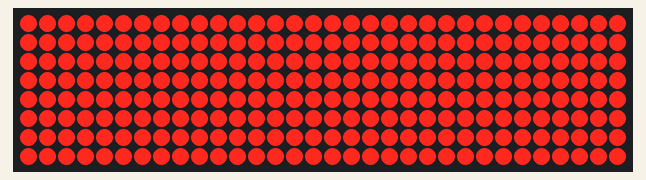
Recording of a sketch running on a simulated Arduino Uno, built with avr-gcc and run on an emulated ATmega328P. Parts: 32×8 LED matrix.

Above: at 0.31 s.

The sketch:

ledcontrol_test.ino
```cpp
#include "LedControl.h"

/*
  LedControl( data_pin, clock_pin, select_device_pin, number_of_devices )
  a device is an 8 x 8 display controlled by a Max7219 chip
  typically they are chained together in up to 8 devices
*/

LedControl lc = LedControl( 5, 7, 6, 4);

boolean pix_on = true;

unsigned long delaytime = 1;

void setup() {
  int devices = lc.getDeviceCount();
  // init all devices
  for (int address = 0; address < devices; address++) {
    /*The MAX72XX is in power-saving mode on startup*/
    lc.shutdown(address, false);
    /* Set the brightness 0 - 15 */
    lc.setIntensity(address, 1);
    /* and clear the display */
    lc.clearDisplay(address);
  }
}

void loop() {
  //read the number cascaded devices
  int devices = lc.getDeviceCount();

  //we have to init all devices in a loop
  for (int address = 0; address < devices; address++) {
    for (int col = 7; col >= 0; col--) {

      for (int row = 0; row < 8; row++) {
        lc.setLed(address, row, col, pix_on);

        // delay(delaytime);
        // delay(delaytime);
        // lc.setLed(address,row,col,false);
      }
    }
  }
  pix_on = ! pix_on;
}
```
